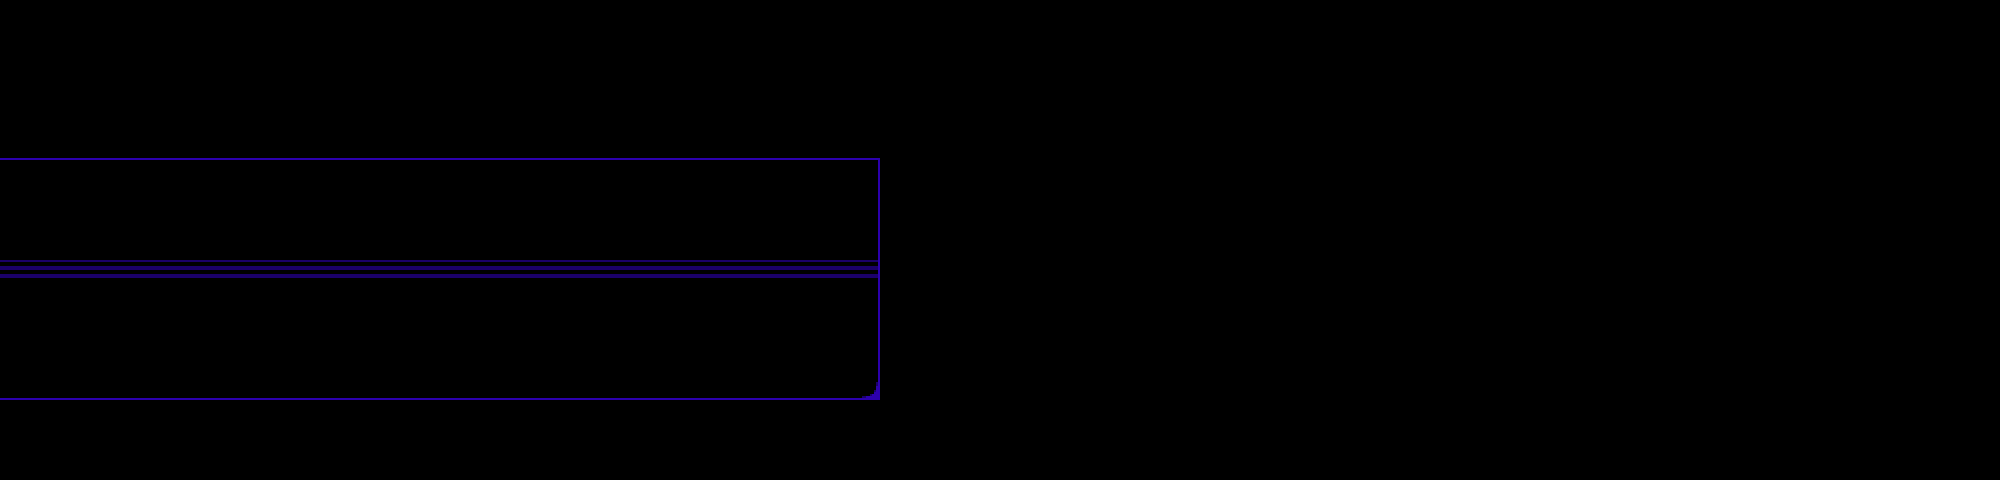

This is a level from a 2D game, rendered from its Tiled map with the project's own tilesets. A one-line summary and the complete map file follow:
An orthogonal 50x12 tile map with 40x40 px tiles, 1 tile layer (Tile Layer 1), 3 tilesets and 29 objects (6x interactable, transition, entryright, spawn, door_002, ...).

<map version="1.9" tiledversion="1.9.0" orientation="orthogonal" renderorder="right-down" width="50" height="12" tilewidth="40" tileheight="40" infinite="0" nextlayerid="6" nextobjectid="67">
 <editorsettings>
  <export target="devhotel1.lua" format="lua" />
 </editorsettings>
 <properties>
  <property name="border" value="dev" />
  <property name="music" value="greenroom" />
 </properties>
 <tileset firstgid="1" source="../../tilesets/devroom.tsx" />
 <tileset firstgid="73" source="../../tilesets/hoteldoors.tsx" />
 <tileset firstgid="81" source="../../tilesets/dw_city_alley.tsx" />
 <layer id="1" name="Tile Layer 1" width="50" height="12">
  <data encoding="csv">
8,8,8,8,8,8,8,8,8,8,8,8,8,8,8,8,8,8,8,8,8,8,8,8,8,8,8,8,8,8,8,8,8,8,8,8,8,8,8,8,8,8,8,8,8,8,8,8,8,8,
8,8,8,8,8,8,8,8,8,8,8,8,8,8,8,8,8,8,8,8,8,8,8,8,8,8,8,8,8,8,8,8,8,8,8,8,8,8,8,8,8,8,8,8,8,8,8,8,8,8,
8,8,8,8,8,8,8,8,8,8,8,8,8,8,8,8,8,8,8,8,8,8,8,8,8,8,8,8,8,8,8,8,8,8,8,8,8,8,8,8,8,8,8,8,8,8,8,8,8,8,
14,14,14,14,14,14,14,14,14,14,14,14,14,14,14,14,14,14,14,14,14,14,8,8,8,8,8,8,8,8,8,8,8,8,8,8,8,8,8,8,8,8,8,8,8,8,8,8,8,8,
8,8,8,8,8,8,8,8,8,8,8,8,8,8,8,8,8,8,8,8,8,9,8,8,8,8,8,8,8,8,8,8,8,8,8,8,8,8,8,8,8,8,8,8,8,8,8,8,8,8,
8,8,8,8,8,8,8,8,8,8,8,8,8,8,8,8,8,8,8,8,8,9,8,8,8,8,8,8,8,8,8,8,8,8,8,8,8,8,8,8,8,8,8,8,8,8,8,8,8,8,
5,5,5,5,5,5,5,5,5,5,5,5,5,5,5,5,5,5,5,5,5,6,8,8,8,8,8,8,8,8,8,8,8,8,8,8,8,8,8,8,8,8,8,8,8,8,8,8,8,8,
8,8,8,8,8,8,8,8,8,8,8,8,8,8,8,8,8,8,8,8,8,9,8,8,8,8,8,8,8,8,8,8,8,8,8,8,8,8,8,8,8,8,8,8,8,8,8,8,8,8,
8,8,8,8,8,8,8,8,8,8,8,8,8,8,8,8,8,8,8,8,8,9,8,8,8,8,8,8,8,8,8,8,8,8,8,8,8,8,8,8,8,8,8,8,8,8,8,8,8,8,
14,14,14,14,14,14,14,14,14,14,14,14,14,14,14,14,14,14,14,14,14,15,8,8,8,8,8,8,8,8,8,8,8,8,8,8,8,8,8,8,8,8,8,8,8,8,8,8,8,8,
8,8,8,8,8,8,8,8,8,8,8,8,8,8,8,8,8,8,8,8,8,8,8,8,8,8,8,8,8,8,8,8,8,8,8,8,8,8,8,8,8,8,8,8,8,8,8,8,8,8,
8,8,8,8,8,8,8,8,8,8,8,8,8,8,8,8,8,8,8,8,8,8,8,8,8,8,8,8,8,8,8,8,8,8,8,8,8,8,8,8,8,8,8,8,8,8,8,8,8,8
</data>
 </layer>
 <objectgroup color="#0000ff" id="2" name="collision">
  <object id="21" x="0" y="240" width="200" height="40" />
  <object id="22" x="280" y="240" width="40" height="40" />
  <object id="23" x="400" y="240" width="40" height="40" />
  <object id="24" x="520" y="240" width="40" height="40" />
  <object id="29" x="640" y="240" width="40" height="40" />
  <object id="34" x="880" y="240" width="40" height="120" />
  <object id="35" x="920" y="320" width="400" height="40" />
  <object id="36" x="1280" y="360" width="40" height="40" />
  <object id="37" x="0" y="400" width="1320" height="40" />
  <object id="63" x="760" y="240" width="120" height="40" />
 </objectgroup>
 <objectgroup id="3" name="objects_props">
  <object id="14" gid="74" x="208" y="280" width="64" height="100" />
  <object id="26" gid="76" x="448" y="280" width="64" height="100" />
  <object id="57" gid="79" x="568" y="281" width="64" height="100" />
  <object id="62" gid="80" x="688" y="280" width="64" height="100" />
  <object id="66" gid="73" x="330" y="280" width="64" height="100" />
 </objectgroup>
 <objectgroup color="#ff00ff" id="4" name="objects">
  <object id="40" name="interactable" x="1200" y="360" width="40" height="40">
   <properties>
    <property name="solid" type="bool" value="true" />
    <property name="text1">[voice:spamton]* COME TO [[The Artiffilect]]!
* [Bestest] TOWN IN THE [[CyberCity]]!</property>
    <property name="text2">[voice:spamton]* FIND US AT[wait:0.3s]
* [[Sugarplum Alley]]</property>
   </properties>
  </object>
  <object id="41" name="interactable" x="200" y="240" width="80" height="40">
   <properties>
    <property name="cutscene" value="devhotel.brenda" />
    <property name="solid" type="bool" value="true" />
   </properties>
  </object>
  <object id="42" name="interactable" x="320" y="240" width="80" height="40">
   <properties>
    <property name="solid" type="bool" value="true" />
   </properties>
  </object>
  <object id="54" name="interactable" x="440" y="240" width="80" height="40">
   <properties>
    <property name="cutscene" value="devhotel.jamm" />
    <property name="solid" type="bool" value="true" />
   </properties>
  </object>
  <object id="44" name="interactable" x="560" y="240" width="80" height="40">
   <properties>
    <property name="cutscene" value="devhotel.sam" />
    <property name="solid" type="bool" value="true" />
   </properties>
  </object>
  <object id="45" name="transition" x="-20" y="280" width="40" height="120">
   <properties>
    <property name="map" value="devhotel/devhotel_lobby" />
    <property name="marker" value="entryleft" />
   </properties>
  </object>
  <object id="65" name="interactable" x="680" y="240" width="80" height="40">
   <properties>
    <property name="cutscene" value="devhotel.agent7" />
    <property name="solid" type="bool" value="true" />
   </properties>
  </object>
 </objectgroup>
 <objectgroup color="#7f00ff" id="5" name="markers">
  <object id="47" name="entryright" x="60" y="360">
   <point />
  </object>
  <object id="51" name="spawn" x="60" y="360">
   <point />
  </object>
  <object id="53" name="door_002" x="360" y="306">
   <point />
  </object>
  <object id="55" name="door_003" x="480" y="306">
   <point />
  </object>
  <object id="56" name="door_001" x="240" y="306">
   <point />
  </object>
  <object id="58" name="door_004" x="600" y="306">
   <point />
  </object>
  <object id="66" name="door_005" x="720" y="306">
   <point />
  </object>
 </objectgroup>
</map>
